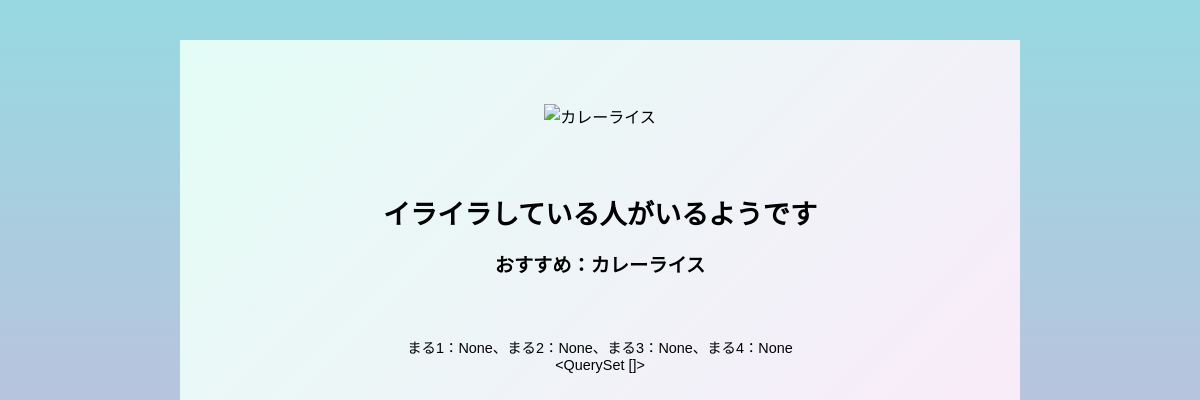
/result/, run on an earlier commit of the app's database.
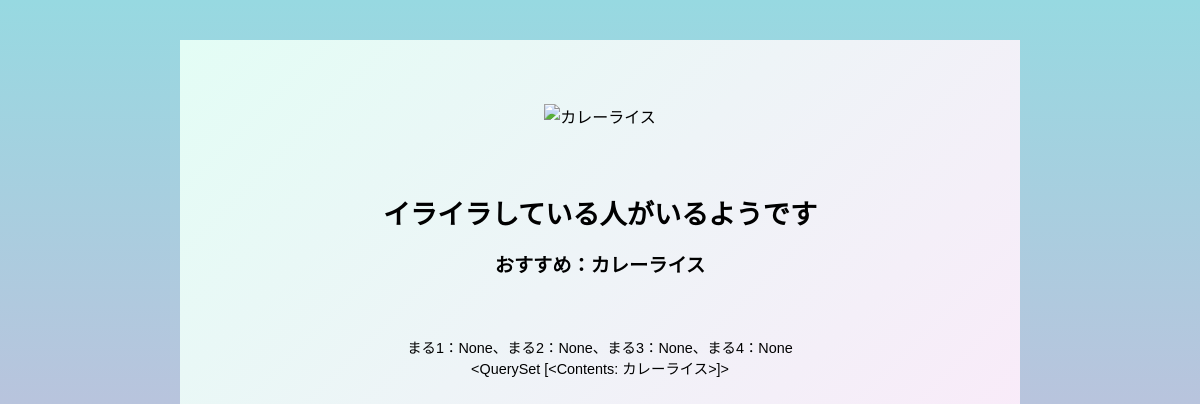
And on a later commit of the database.
### blog/models.py (models this page shows, shortened)
class Contents(models.Model):
    title = models.CharField(max_length=20)
    word_text = models.CharField(max_length=140)
    date_time = models.DateTimeField('投稿日')
    def __str__(self):
        return self.title

### blog/views.py (the view)
# urls.py: url(r'^result/', views.result, name='result'),
def result(request):
    d = {
        'c1val': request.GET.get('c1val'),
        'c2val': request.GET.get('c2val'),
        'c3val': request.GET.get('c3val'),
        'c4val': request.GET.get('c4val'),
        'title': Contents.objects.all()
    }
    return render(request, 'blog/result.html', d)

### blog/templates/blog/result.html (shortened to what this page needs)
{% load staticfiles %}
<!DOCTYPE html>
<html lang="ja">
  <head>
    <link rel="stylesheet" href="{% static 'css/result.css' %}">
  </head>
  <body>
    <div id="main">
	  <div id="main-in">
	    <div class="top-image">
		  <img class="top-img" src="curry_indian_man.png" alt="カレーライス">
		</div>
		<div class="catch">
		  <h1>イライラしている人がいるようです</h1>
		  <h2>おすすめ：カレーライス</h2>
		</div>
		<div class="detail">
		  <p>
		   まる1：{{ c1val }}、まる2：{{ c2val }}、まる3：{{ c3val }}、まる4：{{ c4val }}<br>
       {{title}}
		  </p>
		</div>
	  </div>
	</div>
  </body>
</html>

### blog/static/css/result.css (style rules this page uses)
html, body { height: 100%; width: 100%; padding: 0; margin: 0; background-image: linear-gradient(to top, #d9afd9 0%, #97d9e1 100%); font-family: 'Noto Sans Japanese', sans-serif; }
#main { height: 100%; width: 100%; display: flex; justify-content: center; align-items: center; }
#main-in { width: 50%; height: 90%; background-image: linear-gradient(-225deg, #E3FDF5 0%, #FFE6FA 100%); text-align: center; }
.top-image, .catch, .detail { margin: 4em 1em 0 1em; }
img.top-img { width:30%; }
h1 { font-size: 1.7em; }
h2 { font-size: 1.2em; }
@media screen and (max-width:1600px) { #main-in { width: 60%; height: 90%; } }
@media screen and (max-width:1600px) { h1 { font-size: 1.7em; } }
@media screen and (max-width:1600px) { h2 { font-size: 1.2em; } }
@media screen and (max-width:1600px) { .detail { font-size: 0.9em; } }
@media screen and (max-width:1200px) { #main-in { width: 70%; height: 90%; } }
@media screen and (max-width:1200px) { h1 { font-size: 1.7em; } }
@media screen and (max-width:1200px) { h2 { font-size: 1.2em; } }
@media screen and (max-width:1200px) { .detail { font-size: 0.9em; } }

What changed in the data, as far as the page shows it:
added Contents: title "<QuerySet [<Contents: カレーライス>]>"
Also different on the page:
{{ title }}: "<QuerySet []>" → (not shown)
